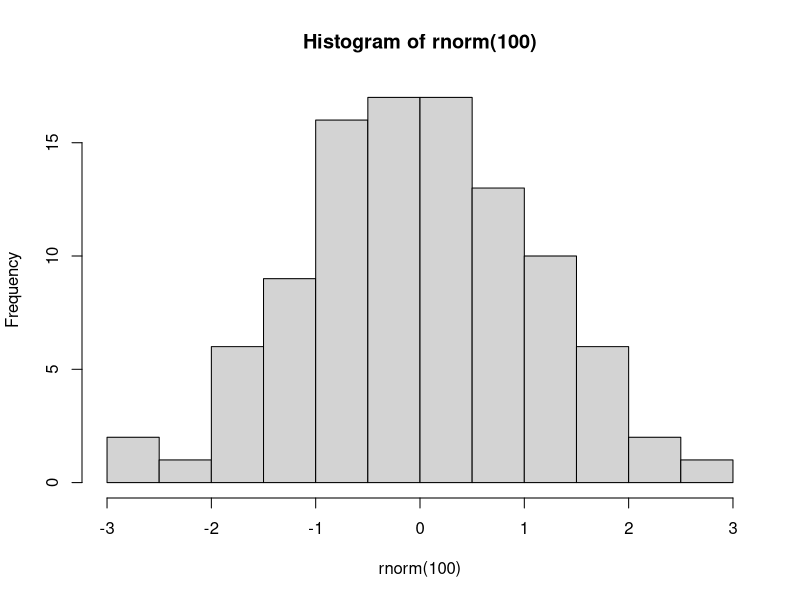
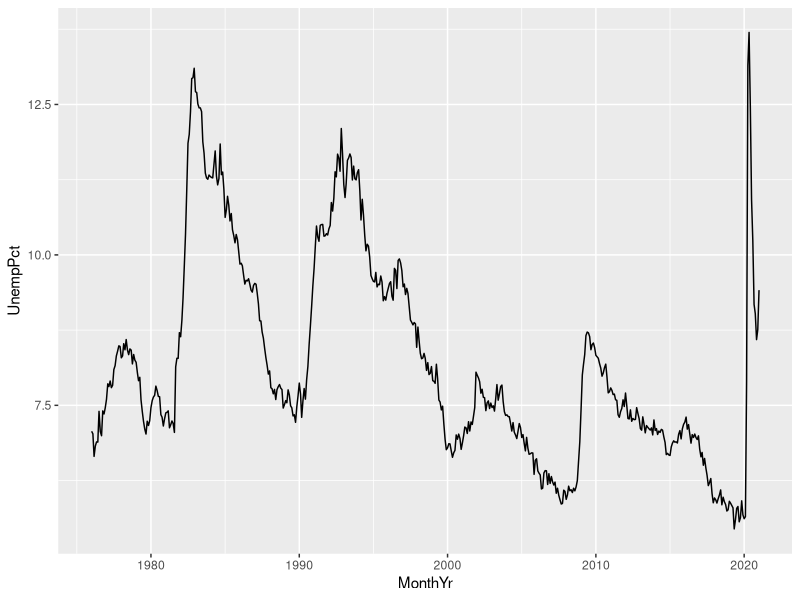
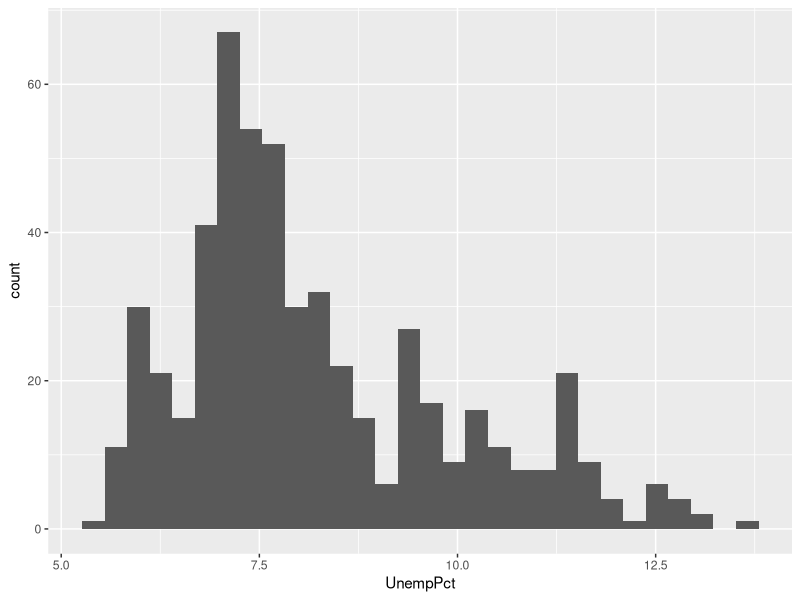

Reproduce these figures in R, in order.
## ---- chunk 1
knitr::opts_chunk$set(echo = TRUE,
                      prompt = FALSE,
                      tidy = FALSE,
                      collapse = TRUE)
library("tidyverse")
## ---- chunk 2
print("Hello world!")
## ---- chunk 3
print("Hello world!")
print("Goodbye world?")
## ---- chunk 4
# This is a comment. R ignores everything on this line
# print("This is also a comment. R will not print this.")
print("R will print this, including the #") # but it won't print this
## ---- chunk 5
# The line below is an expression, and the line below that is its value.
4+5
## ---- chunk 6
sqrt(4+5)
## ---- chunk 7
hist(rnorm(100))
## ---- chunk 8
# This will cause the variable x to take on the value 2
x <- 2
# We can then use x in any expression
y <- x + 1
print(y)
# We can change the value of x at any time
x <- 0
# But this will not change the result of any previous calculations
print(y)
## ---- chunk 9
# Create a variable called x - note that its value is not displayed
x <- 5
# Use the print() function to display its contents
print(x) 
# Or just give its name
x
## ---- chunk 10
fruits <- c("Avocado", "Banana", "Cantaloupe")
print(fruits)
morefruits <- c(fruits, "Durian")
print(morefruits)
## ---- chunk 11
# REP repeats something (like Excel's Fill tool)
ones <- rep(1, times = 10)
print(ones)
# SEQ creates a sequence (like Excel's Series tool)
evens <- seq(from = 2, to = 20, by = 2)
print(evens)
# You can also create a sequence with the : operator:
print(1:10)
## ---- chunk 12
ones <- rep(1, times = 10)
evens <- seq(from = 2, to = 20, by = 2)
# This command subtracts 1 from every element in evens
odds <- evens - ones
print(odds)
# This command does the same
odds <- evens - 1
print(odds)
## ---- chunk 13
evens <- seq(from = 2, to = 20, by = 2)
print(evens)
# You can give a single index: evens[2] is the 2nd element in evens
x <- evens[2]
print(x)
# Or a vector of indices: evens[c(2,5)] contains the 2nd and 5th element in evens
x <- evens[ c(2, 5) ]
print(x)
# Or a range of indices: evens[2:5] contains 2nd, 3rd, 4th and 5th element in evens
x <- evens[2:5]
print(x)
# You can use the subscript operator on either side of the assignment operator
x <- evens
print(x)
# This assigns the number 1000 to the 2nd element in x
x[2] <- 1000
print(x)
## ---- chunk 14
print(evens)
# This creates a vector of the same length as evens, that contains TRUE
# for all values less than 10, and FALSE for all other values
lessthan10 <- (evens < 10)
print(lessthan10)
# This creates a vector that includes only those elements of evens
# for which forexample is TRUE
x <- evens[lessthan10]
print(x)
# This is a quicker way of accomplishing the same result
x <- evens[evens < 10]
print(x)
## ---- chunk 15
everything <- list(fruits, evens, odds)
print(everything)
## ---- chunk 16
everything <- list(fruits=fruits,
                   evens=evens,
                   odds=odds)
print(everything)
## ---- chunk 17
print( everything[[2]] )
## ---- chunk 18
print( everything[["evens"]] )
print( everything$fruits )
## ---- chunk 19
# There is no element in everything called "allnumbers" 
everything$allnumbers <- c(evens, odds)
# But now there is...
print(everything)
## ---- chunk 20
   y <- print("Hello world")
   print(y)
## ---- chunk 21
# These two statements are equivalent
2 + 2
sum(2, 2)
## ---- chunk 22
# Basic arithmetic operators
2 + 3 # plus
2 - 3 # minus
2 * 3 # times
2 / 3 # division
2 ^ 3 # power
# Comparison operators
2 < 3  # less than
2 <= 3 # less than or equal
2 == 3 # equal
2 > 3  # greater than
2 >= 3 # greater than or equal
# Logical operators
2 == 3 & 2 < 3 # logical AND
2 == 3 | 2 < 3 # logical OR
# Assignment
x <- 2
print(x)
# The assign() function returns its own value, so you can also do this:
x <- y <- 3
print(x)
print(y)
## ---- chunk 23
print(class(fruits))
print(class(evens))
print(class(everything))
print(class(print))
## ---- chunk 24
print(attributes(fruits))
print(attributes(evens))
print(attributes(everything))
## ---- chunk 25
library("tidyverse")
EmpData <- read_csv("sampledata/EmploymentData.csv")
## ---- chunk 26
print(EmpData)
## ---- chunk 27
# Column names
names(EmpData)
# Number of rows - either of these will work
nrow(EmpData)
length(EmpData$UnempRate)
# Number of columns
ncol(EmpData)
length(EmpData)
## ---- chunk 28
summary(EmpData)
## ---- chunk 29
# Clean EmpData
EmpData <- EmpData %>%
  mutate(MonthYr = as.Date(MonthYr, "%m/%d/%Y")) %>% 
  mutate(UnempPct = 100*UnempRate) %>% 
  mutate(LFPPct = 100*LFPRate)
## ---- chunk 30
ggplot(data = EmpData,
       mapping = aes(x = MonthYr, 
                     y = UnempPct)) + 
  geom_line() 
## ---- chunk 31
ggplot(data = EmpData,
       mapping = aes(x = UnempPct)) + 
  geom_histogram()
